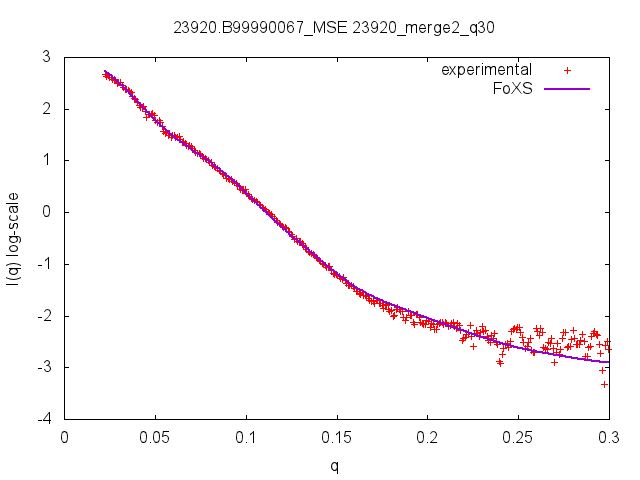

Write gnuplot code to recreate this figure.
set terminal png;set output "23920.B99990067_MSE_23920_merge2_q30.png";
set title "23920.B99990067_MSE 23920_merge2_q30";set xlabel "q";set ylabel "I(q) log-scale"
plot '23920.B99990067_MSE_23920_merge2_q30.dat' u 1:2 thru log(y) t "experimental", '23920.B99990067_MSE_23920_merge2_q30.dat' u 1:3 thru log(y) t "FoXS" w lines lw 2 lt 68
